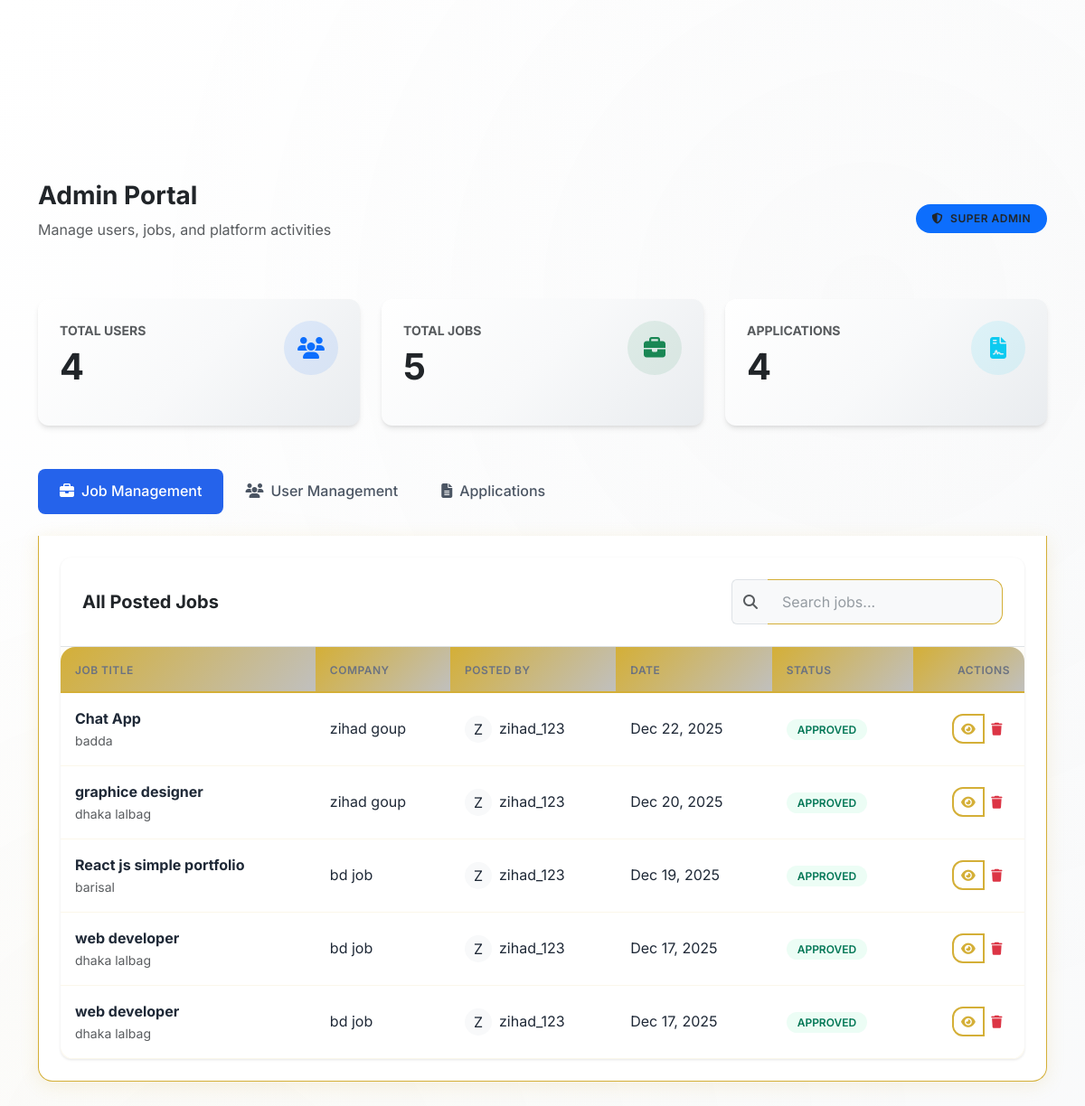
The app's page /admin-dashboard/ (signed in) with its own data.
### job_resume/models.py (models this page shows, shortened)
class Job(models.Model):
    STATUS_CHOICES = [
        ('pending', 'Pending Approval'),
        ('approved', 'Approved'),
        ('rejected', 'Rejected'),
    ]
    title = models.CharField(max_length=200)
    description = models.TextField()
    company = models.CharField(max_length=100)
    location = models.CharField(max_length=100)
    salary = models.DecimalField(max_digits=10, decimal_places=2, null=True, blank=True)
    posted_by = models.ForeignKey(User, on_delete=models.CASCADE, related_name='posted_jobs')
    status = models.CharField(max_length=20, choices=STATUS_CHOICES, default='pending')
    created_at = models.DateTimeField(auto_now_add=True)
    updated_at = models.DateTimeField(auto_now=True)

class User(AbstractUser):
    ROLE_CHOICES = [
        ('job_seeker', 'Job Seeker'),
        ('employer', 'Employer'),
        ('admin', 'Admin'),
    ]
    role = models.CharField(max_length=20, choices=ROLE_CHOICES, default='job_seeker')

### job_resume/views.py (the view)
# urls.py: path('admin-dashboard/', views.admin_dashboard, name='admin_dashboard'),
@login_required
@admin_required
def admin_dashboard(request):
    users = User.objects.all().order_by('-date_joined')
    jobs = Job.objects.all().order_by('-created_at')
    applications = Application.objects.all().order_by('-applied_at')
    total_users = users.count()
    total_jobs = jobs.count()
    total_applications = applications.count()
    recent_users = users[:5]
    recent_jobs = jobs[:5]
    return render(request, 'admin_dashboard.html', {
        'users': users,
        'jobs': jobs,
        'applications': applications,
        'total_users': total_users,
        'total_jobs': total_jobs,
        'total_applications': total_applications,
        'recent_users': recent_users,
        'recent_jobs': recent_jobs
    })

### job_portal_resume/job_resume/templates/admin_dashboard.html (shortened to what this page needs)
{% extends 'base.html' %}
{% block content %}
<div class="container py-5">
    <div class="d-flex justify-content-between align-items-center mb-5">
        <div>
            <h1 class="h3 fw-bold text-gray-900">Admin Portal</h1>
            <p class="text-muted">Manage users, jobs, and platform activities</p>
        </div>
        <div>
            <span class="badge bg-primary rounded-pill px-3 py-2">
                <i class="fas fa-shield-alt me-2"></i>Super Admin
            </span>
        </div>
    </div>
    <div class="row g-4 mb-5">
        <div class="col-md-4">
            <div class="admin-card card h-100 bg-white p-4">
                <div class="d-flex justify-content-between align-items-start">
                    <div>
                        <p class="text-muted small fw-bold text-uppercase mb-1">Total Users</p>
                        <h2 class="display-6 fw-bold text-dark mb-0">{{ total_users }}</h2>
                    </div>
                    <div class="icon-box bg-primary bg-opacity-10 text-primary">
                        <i class="fas fa-users"></i>
                    </div>
                </div>
            </div>
        </div>
        <div class="col-md-4">
            <div class="admin-card card h-100 bg-white p-4">
                <div class="d-flex justify-content-between align-items-start">
                    <div>
                        <p class="text-muted small fw-bold text-uppercase mb-1">Total Jobs</p>
                        <h2 class="display-6 fw-bold text-dark mb-0">{{ total_jobs }}</h2>
                    </div>
                    <div class="icon-box bg-success bg-opacity-10 text-success">
                        <i class="fas fa-briefcase"></i>
                    </div>
                </div>
            </div>
        </div>
        <div class="col-md-4">
            <div class="admin-card card h-100 bg-white p-4">
                <div class="d-flex justify-content-between align-items-start">
                    <div>
                        <p class="text-muted small fw-bold text-uppercase mb-1">Applications</p>
                        <h2 class="display-6 fw-bold text-dark mb-0">{{ total_applications }}</h2>
                    </div>
                    <div class="icon-box bg-info bg-opacity-10 text-info">
                        <i class="fas fa-file-contract"></i>
                    </div>
                </div>
            </div>
        </div>
    </div>
    <ul class="nav nav-pills mb-4" id="adminTabs" role="tablist">
        <li class="nav-item" role="presentation">
            <button class="nav-link active" id="jobs-tab" data-bs-toggle="pill" data-bs-target="#jobs-content"
                type="button" role="tab">
                <i class="fas fa-briefcase me-2"></i>Job Management
            </button>
        </li>
        <li class="nav-item" role="presentation">
            <button class="nav-link" id="users-tab" data-bs-toggle="pill" data-bs-target="#users-content" type="button"
                role="tab">
                <i class="fas fa-users me-2"></i>User Management
            </button>
        </li>
        <li class="nav-item" role="presentation">
            <button class="nav-link" id="apps-tab" data-bs-toggle="pill" data-bs-target="#apps-content" type="button"
                role="tab">
                <i class="fas fa-file-alt me-2"></i>Applications
            </button>
        </li>
    </ul>
    <div class="tab-content" id="adminTabsContent">
        <div class="tab-pane fade show active" id="jobs-content" role="tabpanel">
            <div class="table-container">
                <div class="p-4 border-bottom d-flex justify-content-between align-items-center">
                    <h5 class="mb-0 fw-bold">All Posted Jobs</h5>
                    <div class="input-group" style="width: 300px;">
                        <span class="input-group-text bg-light border-end-0"><i
                                class="fas fa-search text-muted"></i></span>
                        <input type="text" class="form-control bg-light border-start-0" placeholder="Search jobs...">
                    </div>
                </div>
                <div class="table-responsive">
                    <table class="table mb-0">
                        <thead>
                            <tr>
                                <th>Job Title</th>
                                <th>Company</th>
                                <th>Posted By</th>
                                <th>Date</th>
                                <th>Status</th>
                                <th class="text-end">Actions</th>
                            </tr>
                        </thead>
                        <tbody>
                            {% for job in jobs %}
                            <tr>
                                <td>
                                    <div class="fw-bold">{{ job.title }}</div>
                                    <div class="small text-muted">{{ job.location }}</div>
                                </td>
                                <td>{{ job.company }}</td>
                                <td>
                                    <div class="d-flex align-items-center">
                                        <div class="bg-light rounded-circle text-center me-2"
                                            style="width: 30px; height: 30px; line-height: 30px;">
                                            {{ job.posted_by.username|slice:":1"|upper }}
                                        </div>
                                        {{ job.posted_by.username }}
                                    </div>
                                </td>
                                <td>{{ job.created_at|date:"M d, Y" }}</td>
                                <td>
                                    {% if job.status == 'approved' %}
                                    <span class="status-badge status-approved">Approved</span>
                                    {% elif job.status == 'rejected' %}
                                    <span class="status-badge status-rejected">Rejected</span>
                                    {% else %}
                                    <span class="status-badge status-pending">Pending</span>
                                    {% endif %}
                                </td>
                                <td class="text-end">
                                    <div class="btn-group">
                                        <a href="{% url 'job_resume:job_detail' job.id %}"
                                            class="btn btn-sm btn-outline-primary" title="View">
                                            <i class="fas fa-eye"></i>
                                        </a>
                                        <button data-url="{% url 'job_resume:delete_job' job.id %}"
                                            onclick="confirmDelete(this.dataset.url)"
                                            class="btn btn-sm btn-outline-danger" title="Delete">
                                            <i class="fas fa-trash"></i>
                                        </button>
                                    </div>
                                </td>
                            </tr>
                            {% endfor %}
                        </tbody>
                    </table>
                </div>
            </div>
        </div>
    </div>
</div>
{% endblock %}

### job_portal_resume/job_resume/templates/base.html (style rules this page uses)
:root { --primary-gold: #d4af37; --secondary-gold: #c0c0c0; --accent-gold: #d4af37; --dark-bg: #1a1a1a; --light-bg: #ffffff; --secondary-bg: #f8f9fa; --tertiary-bg: #e9ecef; --text-dark: #212529; --text-muted: #6c757d; --text-light: #ffffff; --shadow-sm: 0 2px 4px rgba(212, 175, 55, 0.1); --shadow: 0 4px 20px rgba(212, 175, 55, 0.15); --shadow-lg: 0 8px 32px rgba(212, 175, 55, 0.2); --gradient-bg: linear-gradient(135deg, #ffffff 0%, #f8f9fa 100%); --gradient-accent: linear-gradient(135deg, #d4af37 0%, #c0c0c0 100%); --border-radius: 12px; --border-radius-lg: 16px; --transition: all 0.3s ease; }
* { box-sizing: border-box; }
html { scroll-behavior: smooth; }
body { font-family: 'Inter', sans-serif; background: var(--gradient-bg); color: var(--text-dark); line-height: 1.6; margin: 0; padding: 0; overflow-x: hidden; position: relative; }
body::before { content: ''; position: fixed; top: 0; left: 0; right: 0; bottom: 0; background: radial-gradient(circle at 20% 80%, rgba(212, 175, 55, 0.03) 0%, transparent 50%), radial-gradient(circle at 80% 20%, rgba(192, 192, 192, 0.03) 0%, transparent 50%); pointer-events: none; z-index: -1; }

### job_portal_resume/job_resume/templates/admin_dashboard.html (style rules this page uses)
.admin-card { border: none; border-radius: 12px; box-shadow: 0 4px 6px -1px rgba(0, 0, 0, 0.1), 0 2px 4px -1px rgba(0, 0, 0, 0.06); transition: transform 0.2s; }
.icon-box { width: 60px; height: 60px; border-radius: 50%; display: flex; align-items: center; justify-content: center; font-size: 1.5rem; margin-bottom: 1rem; }
.nav-pills .nav-link { border-radius: 8px; padding: 0.75rem 1.5rem; font-weight: 500; color: #4b5563; }
.nav-pills .nav-link.active { background-color: #2563eb; color: white; }
.table-container { background: white; border-radius: 12px; box-shadow: 0 1px 3px 0 rgba(0, 0, 0, 0.1); overflow: hidden; }
.table thead th { background-color: #f9fafb; color: #6b7280; font-weight: 600; text-transform: uppercase; font-size: 0.75rem; padding: 1rem; }
.table td { padding: 1rem; vertical-align: middle; color: #1f2937; }
.status-badge { padding: 0.25rem 0.75rem; border-radius: 9999px; font-size: 0.75rem; font-weight: 600; text-transform: uppercase; }
.status-approved { background-color: #ecfdf5; color: #047857; }

### records on screen
Job: title "Chat App", location "badda", company "zihad goup", posted_by.username "Z", posted_by.username "zihad_123", created_at "Dec 22, 2025", status "APPROVED"
Job: title "graphice designer", location "dhaka lalbag", company "zihad goup", posted_by.username "Z", posted_by.username "zihad_123", created_at "Dec 20, 2025", status "APPROVED"
Job: title "React js simple portfolio", location "barisal", company "bd job", posted_by.username "Z", posted_by.username "zihad_123", created_at "Dec 19, 2025", status "APPROVED"
Job: title "web developer", location "dhaka lalbag", company "bd job", posted_by.username "Z", posted_by.username "zihad_123", created_at "Dec 17, 2025", status "APPROVED"
Job: title "web developer", location "dhaka lalbag", company "bd job", posted_by.username "Z", posted_by.username "zihad_123", created_at "Dec 17, 2025", status "APPROVED"

### other values on screen
{{ total_users }} "4"
{{ total_jobs }} "5"
{{ total_applications }} "4"
